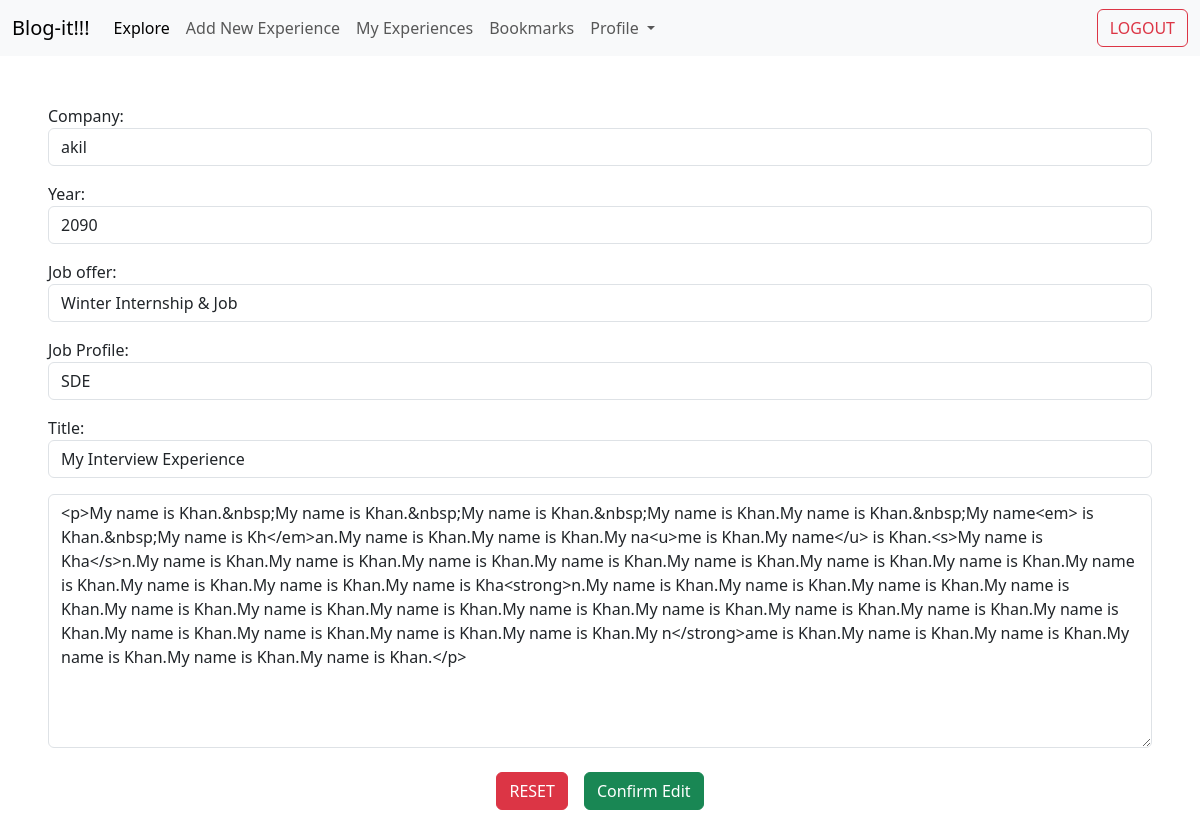
The page /home/edit_post/58 (signed in) on the database its author committed.
### home/models.py (models this page shows, shortened)
class BlogPost(models.Model):
    author = models.ForeignKey(NewUser, on_delete=models.CASCADE)
    company = models.CharField(max_length=255, null=True, blank=False)
    year = models.IntegerField(null=True, blank=False)
    job_offer = models.CharField(max_length=25, choices=[("Summer Internship",'Summer Internship'),("Winter Internship & Job",'Winter Internship & Job'), ("Job",'Job'), ("Winter Internship Only",'Winter Internship Only')], null=True, blank=False)
    profile = models.CharField(max_length=255, null=True, blank=False)
    title = models.CharField(max_length=255, null=True, blank=False, unique=True)
    body = RichTextField(null=True, blank=False)
    pub_date = models.DateTimeField(auto_now_add=True)

### home/views.py (the view, shortened to what this page needs)
# urls.py: path('edit_post/<int:pk>', edit_post.as_view(), name="edit_post"),
class edit_post(LoginRequiredMixin, SuccessMessageMixin, UpdateView):
    model = BlogPost
    template_name = 'edit_post.html'
    form_class = BlogForm
    success_message = 'Your Blog Edited Successfully !!!'
    success_url = reverse_lazy('my_experiences')
    context_object_name = 'post'

### home/forms.py
class BlogForm(forms.ModelForm):
    class Meta:
        model = BlogPost
        fields = ('company', 'year', 'job_offer', 'profile', 'title', 'body')
        widgets = {
            'company': forms.TextInput(attrs={'class' : 'form-control'}),
            'year': forms.NumberInput(attrs={'class' : 'form-control', 'min': '2021'}),
            'job_offer': forms.Select(attrs={'class': 'form-control'}),
            'profile': forms.TextInput(attrs={'class': 'form-control'}),
            'title': forms.TextInput(attrs={'class' : 'form-control'}),
            'body': forms.Textarea(attrs={'class': 'form-control'})
        }
        labels = {
            'profile': 'Job Profile',
            'body': ''
        }

### templates/edit_post.html (shortened to what this page needs)
{% extends 'base.html' %}
{% block content %}
{% if user.id == post.author.id %}
<nav class="navbar navbar-expand-lg navbar-light bg-light">
    <div class="container-fluid">
      <a class="navbar-brand">Blog-it!!!</a>
      <div class="collapse navbar-collapse" id="navbarSupportedContent">
        <ul class="navbar-nav me-auto mb-2 mb-lg-0">
          <li class="nav-item">
            <a class="nav-link active" aria-current="page" href={% url 'explore' %}>Explore</a>
          </li>
          <li class="nav-item">
            <a class="nav-link" href={% url 'add_new_experience' %}>Add New Experience</a>
          </li>
          <li class="nav-item">
            <a class="nav-link" href={% url 'my_experiences' %}>My Experiences</a>
          </li>
          <li class="nav-item">
            <a class="nav-link" href={% url 'bookmarks' %}>Bookmarks</a>
          </li>
          <li class="nav-item dropdown">
            <a class="nav-link dropdown-toggle" href="#" id="navbarDropdown" role="button" data-bs-toggle="dropdown" aria-expanded="false">
              Profile
            </a>
          </li>
        </ul>
        <form class="d-flex" action={% url 'logout' %} method="post">
          <button class="btn btn-outline-danger" type="submit">LOGOUT</button>
        </form>
      </div>
    </div>
  </nav>
<form action="" method="post" class="m-5">
    {{ form.as_p }}
    <div class="m-3 d-flex justify-content-center">
        <a href={% url 'add_new_experience' %} class="btn btn-danger m-2">RESET</a>
        <button type="submit" class="btn btn-success m-2">Confirm Edit</button>
    </div>
</form>
{% else %}
You are not allowed to Edit this post !!!
{% endif %}
{% endblock content %}

### rows shown on the page
BlogPost: company "akil", year "2090", job_offer "Winter Internship & Job", profile "SDE", title "My Interview Experience", body "<p>My name is Khan.&nbsp;My name is Khan.&nbsp;My name is Khan.&nbsp;My name is Khan.My name is Khan.&nbsp;My name<em> is Khan.&nbsp;My name is Kh</em>an.My name is Khan.My name is Khan.My na<u>me is Khan.My name</u> is Khan.<s>My name is Kha</s>n.My name is Khan.My name is Khan.My name is Khan.My name is Khan.My name is Khan.My name is Khan.My name is Khan.My name is Khan.My name is Khan.My name is Khan.My name is Kha<strong>n.My name is Khan.My name is Khan.My name is Khan.My name is Khan.My name is Khan.My name is Khan.My name is Khan.My name is Khan.My name is Khan.My name is Khan.My name is Khan.My name is Khan.My name is Khan.My name is Khan.My name is Khan.My name is Khan.My…"
